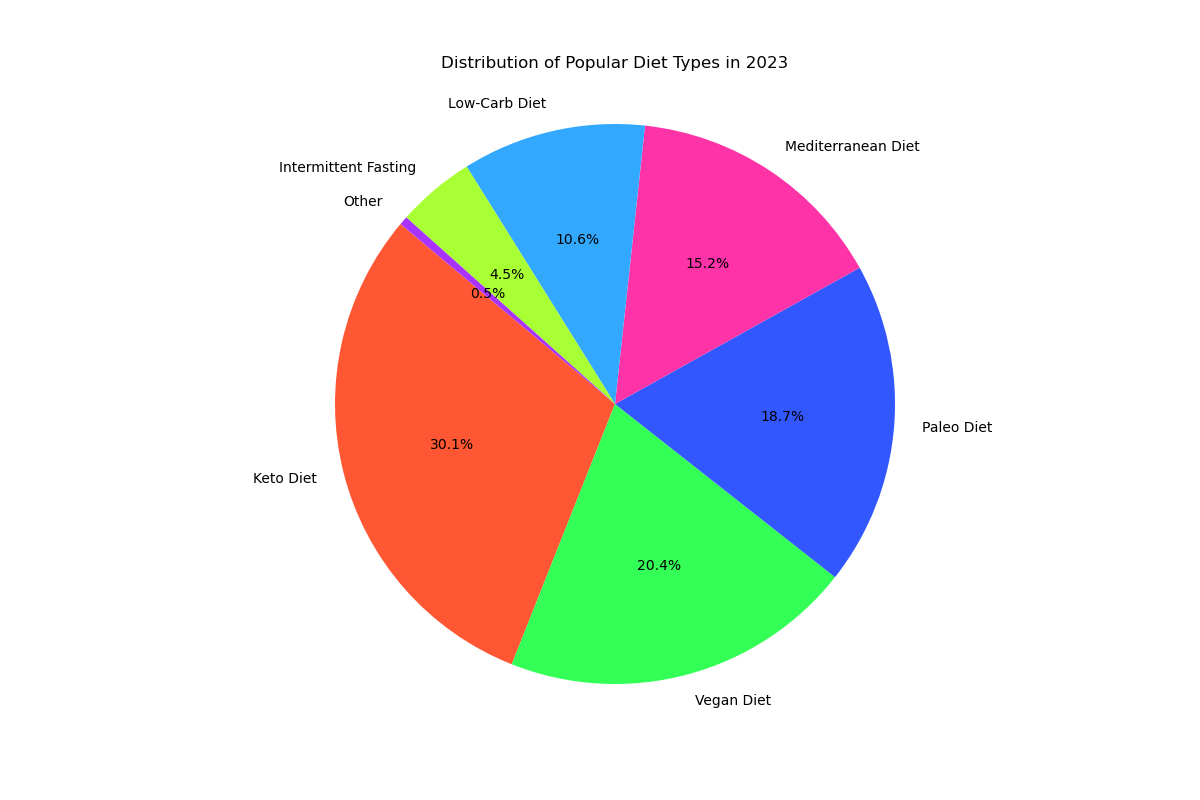

Source code (Python):

import matplotlib.pyplot as plt

# Data to plot
labels = ['Keto Diet', 'Vegan Diet', 'Paleo Diet', 'Mediterranean Diet', 'Low-Carb Diet', 'Intermittent Fasting', 'Other']
sizes = [30.1, 20.4, 18.7, 15.2, 10.6, 4.5, 0.5]
colors = ['#ff5733', '#33ff57', '#3357ff', '#ff33a8', '#33a8ff', '#a8ff33', '#a833ff']

# Plot
fig1, ax1 = plt.subplots(figsize=(12, 8))
ax1.pie(sizes, labels=labels, colors=colors, autopct='%1.1f%%', startangle=140)

ax1.axis('equal')  # Equal aspect ratio ensures that pie is drawn as a circle.
plt.title('Distribution of Popular Diet Types in 2023', pad=20)
plt.show()
